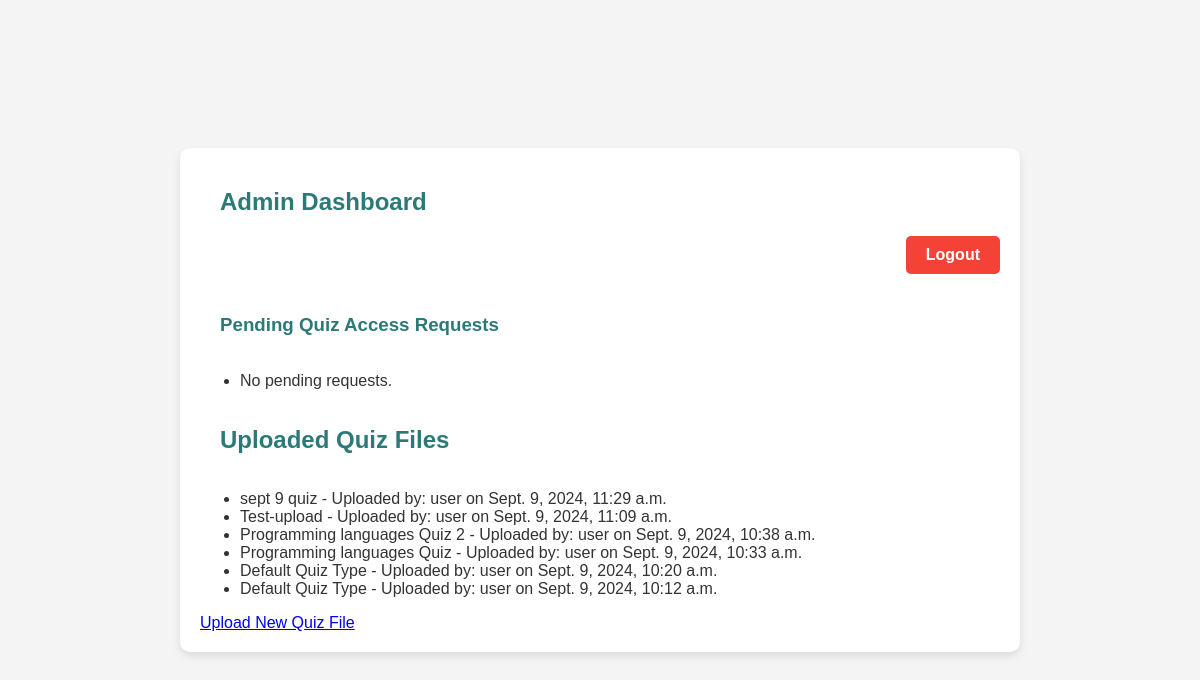
Screenshot of /admin_dashboard/ (signed in) with the database file from the repository.
### quiz/models.py (models this page shows, shortened)
class QuizFile(models.Model):
    quiz_type = models.ForeignKey(QuizType, on_delete=models.CASCADE, related_name='files')
    file = models.FileField(upload_to='quiz_files/')
    uploaded_by = models.ForeignKey(User, on_delete=models.CASCADE)
    upload_date = models.DateTimeField(auto_now_add=True)
    is_active = models.BooleanField(default=True)

class QuizType(models.Model):
    name = models.CharField(max_length=100)
    description = models.TextField(blank=True)

### quiz/views.py (the view)
# urls.py: path('admin_dashboard/', views.admin_dashboard, name='admin_dashboard'),
@user_passes_test(is_admin)
def admin_dashboard(request):
    pending_requests = QuizAccess.objects.filter(status='pending')
    quiz_files = QuizFile.objects.all().order_by('-upload_date')
    return render(request, 'quiz/admin_dashboard.html', {
        'pending_requests': pending_requests,
        'quiz_files': quiz_files,
    })

### quiz/views.py (called while the page is built)
def is_admin(user):
    return user.is_superuser

### quiz/templates/quiz/admin_dashboard.html
{% extends "base.html" %}
{% block content %}
<h2>Admin Dashboard</h2>
<div style="text-align: right; margin-bottom: 20px;">
    <a href="{% url 'quiz:logout' %}" class="logout-button">Logout</a>
</div>
<h3>Pending Quiz Access Requests</h3>
<ul>
{% for access in pending_requests %}
    <li>
        {{ access.user.username }} - {{ access.quiz_type.name }}
        <form method="post" action="{% url 'quiz:manage_quiz_access' access.id %}">
            {% csrf_token %}
            <button type="submit" name="action" value="approve">Approve</button>
            <button type="submit" name="action" value="deny">Deny</button>
        </form>
    </li>
{% empty %}
    <li>No pending requests.</li>
{% endfor %}
</ul>
<h2>Uploaded Quiz Files</h2>
<ul>
{% for file in quiz_files %}
    <li>{{ file.quiz_type.name }} - Uploaded by: {{ file.uploaded_by.username }} on {{ file.upload_date }}</li>
{% empty %}
    <li>No files uploaded yet.</li>
{% endfor %}
</ul>
<a href="{% url 'quiz:upload_file' %}">Upload New Quiz File</a>
{% endblock %}

### templates/base.html (shortened to what this page needs)
<!DOCTYPE html>
<html lang="en">
<head>
    {% load static %}
    <link rel="stylesheet" href="{% static 'css/styles.css' %}">
</head>
<body>
    <div class="container">
        {% block content %}
        {% endblock %}
    </div>
</body>
</html>

### quiz/static/css/styles.css (style rules this page uses)
body { font-family: Arial, sans-serif; background-color: #f4f4f4; color: #333; margin: 0; padding: 0; display: flex; justify-content: center; align-items: center; min-height: 100vh; }
h1, h2, h3 { color: #2b7a78; margin: 0; padding: 20px; text-align: left; }
.container { background-color: #ffffff; border-radius: 10px; padding: 20px; width: 80%; max-width: 800px; box-shadow: 0 4px 8px rgba(0, 0, 0, 0.1); margin: 20px auto; }

### templates/base.html (style rules this page uses)
.logout-button { display: inline-block; padding: 10px 20px; background-color: #f44336; color: white; text-decoration: none; border-radius: 5px; font-weight: bold; }

### rows the page displays
QuizFile: quiz_type.name "sept 9 quiz", uploaded_by.username "user", upload_date "Sept. 9, 2024, 11:29 a.m."
QuizFile: quiz_type.name "Test-upload", uploaded_by.username "user", upload_date "Sept. 9, 2024, 11:09 a.m."
QuizFile: quiz_type.name "Programming languages Quiz 2", uploaded_by.username "user", upload_date "Sept. 9, 2024, 10:38 a.m."
QuizFile: quiz_type.name "Programming languages Quiz", uploaded_by.username "user", upload_date "Sept. 9, 2024, 10:33 a.m."
QuizFile: quiz_type.name "Default Quiz Type", uploaded_by.username "user", upload_date "Sept. 9, 2024, 10:20 a.m."
QuizFile: quiz_type.name "Default Quiz Type", uploaded_by.username "user", upload_date "Sept. 9, 2024, 10:12 a.m."
